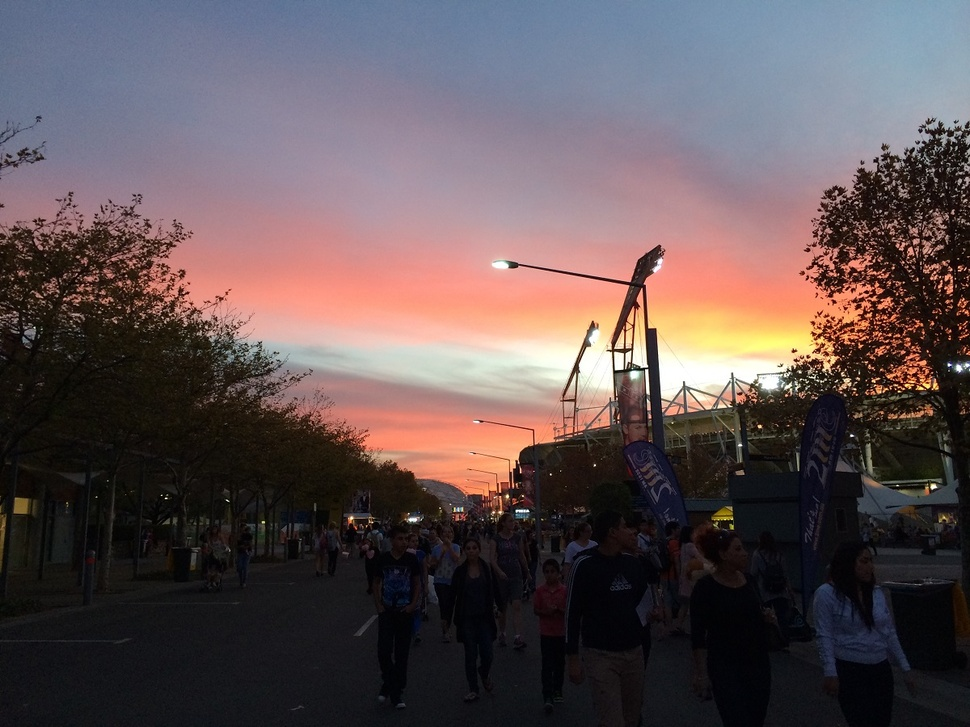
%> input picture test images/1.JPG, 970 x 727 px, shrunk from 1200 x 900 before the run
$ octave main.m   (GNU Octave 9; MATLAB toolbox functions it lacks are replaced by stand-ins)
%> lines starting %> are read from the running program, lines starting %| are printed output that depends on the picture
clc;
clear all
close all
im=imread('test images\1.jpg');
%> im is the input picture: size 727x970x3 uint8; mean R, G, B 95.7, 81.9, 84.1
%im=imread('1.jpg');
figure, imshow(im), title('Original Image')
[row col ch]=size(im);
%> row = 727; col = 970; ch = 3

imhsv=rgb2hsv(im);
%> imhsv: size 727x970x3 double; mean H, S, V 0.453, 0.33, 0.408
h1=imhsv(:,:,1);
s1=imhsv(:,:,2);
v1=imhsv(:,:,3);
figure, subplot(1,3,1),imshow(h1), title('Hue')
subplot(1,3,2),imshow(s1), title('Saturation')
subplot(1,3,3),imshow(v1), title('Intensity')


hsize=15;
sigma1=15;
sigma2=80;
sigma3=250;

H1 = fspecial('gaussian',hsize,sigma1);
H2 = fspecial('gaussian',hsize,sigma2);
H3 = fspecial('gaussian',hsize,sigma3);

img1=conv2(v1,H1,'same');
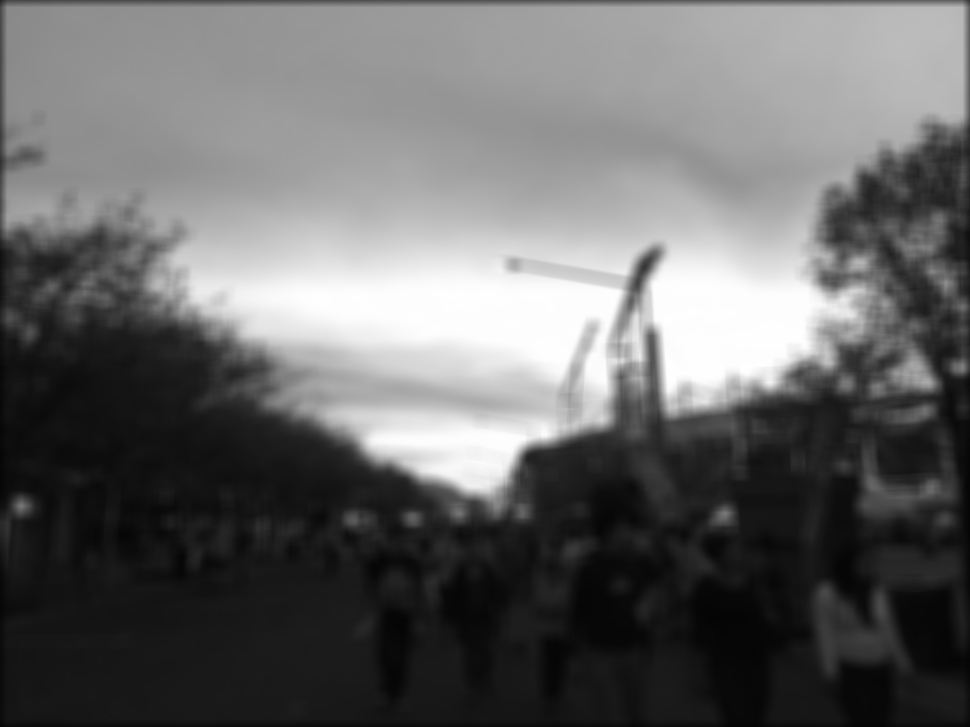
%> img1: size 727x970 double; min 0.0162, max 1, mean 0.406
img2=conv2(v1,H2,'same');
img3=conv2(v1,H3,'same');

figure, subplot(1,3,1),imshow(img1,[]), title('Gaussian 1, sigma=15')
subplot(1,3,2),imshow(img2,[]), title('Gaussian 2,sigma=80')
subplot(1,3,3),imshow(img3,[]), title('Gaussian 3,sigma=250')

imggaus=1/3*img1+1/3*img2+1/3*img3;
figure, imshow(imggaus), title('Multiscale Gaussian')

alpha1=0.9;
k1=alpha1*sum(s1(:))/(row*col);
%> k1 = 0.297
vnew1=v1*(1+k1)./(max(v1,imggaus)+k1);
figure, subplot(1,2,1),imshow(v1);
subplot(1,2,2),imhist(v1)
figure, suptitle('alpha=0.9'),subplot(1,2,1),imshow(vnew1);
subplot(1,2,2),imhist(vnew1);

alpha2=0.7;
k2=alpha2*sum(s1(:))/(row*col);
%> k2 = 0.231
vnew2=v1*(1+k2)./(max(v1,imggaus)+k2);
figure, suptitle('alpha=0.7'),subplot(1,2,1),imshow(vnew2);
subplot(1,2,2),imhist(vnew2);

alpha3=0.5;
k3=alpha3*sum(s1(:))/(row*col);
%> k3 = 0.165
vnew3=v1*(1+k3)./(max(v1,imggaus)+k3);
figure, suptitle('alpha=0.5'),subplot(1,2,1),imshow(vnew3);
subplot(1,2,2),imhist(vnew3);
%> after `imhist(vnew3)`:
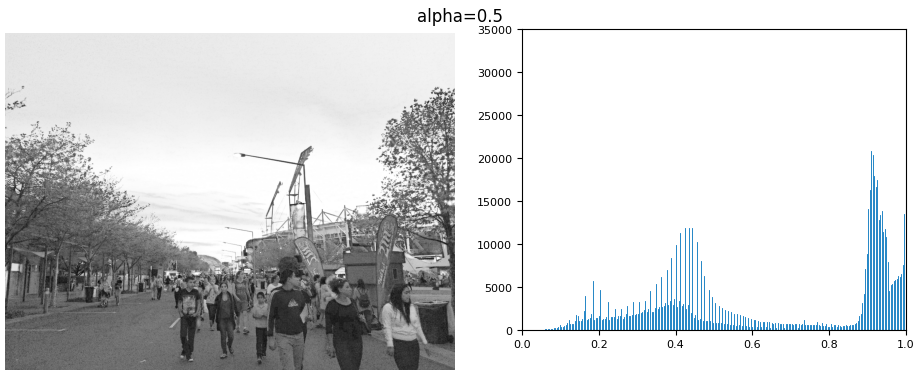
%> figure redrawn from the program's plot data, 2 panels

alpha4=0.3;
k4=alpha4*sum(s1(:))/(row*col);
%> k4 = 0.099
vnew4=v1*(1+k4)./(max(v1,imggaus)+k4);
figure, suptitle('alpha=0.3'),subplot(1,2,1),imshow(vnew4);
subplot(1,2,2),imhist(vnew4);
%> after `imhist(vnew4)`:
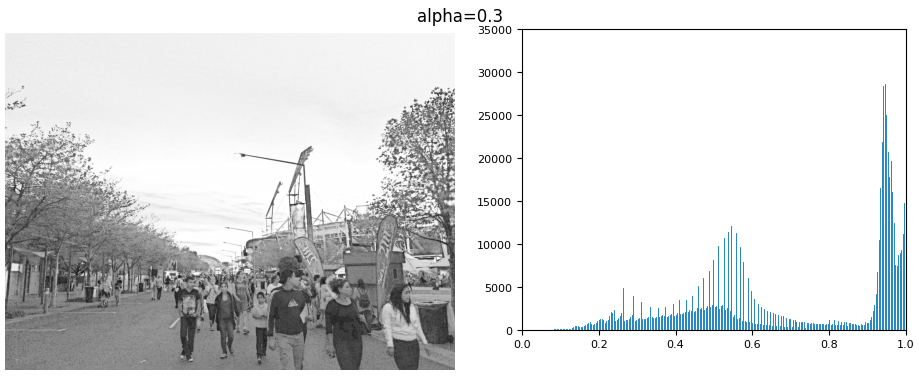
%> figure redrawn from the program's plot data, 2 panels

alpha5=0.1;
k5=alpha5*sum(s1(:))/(row*col);
%> k5 = 0.033
vnew5=v1*(1+k5)./(max(v1,imggaus)+k5);
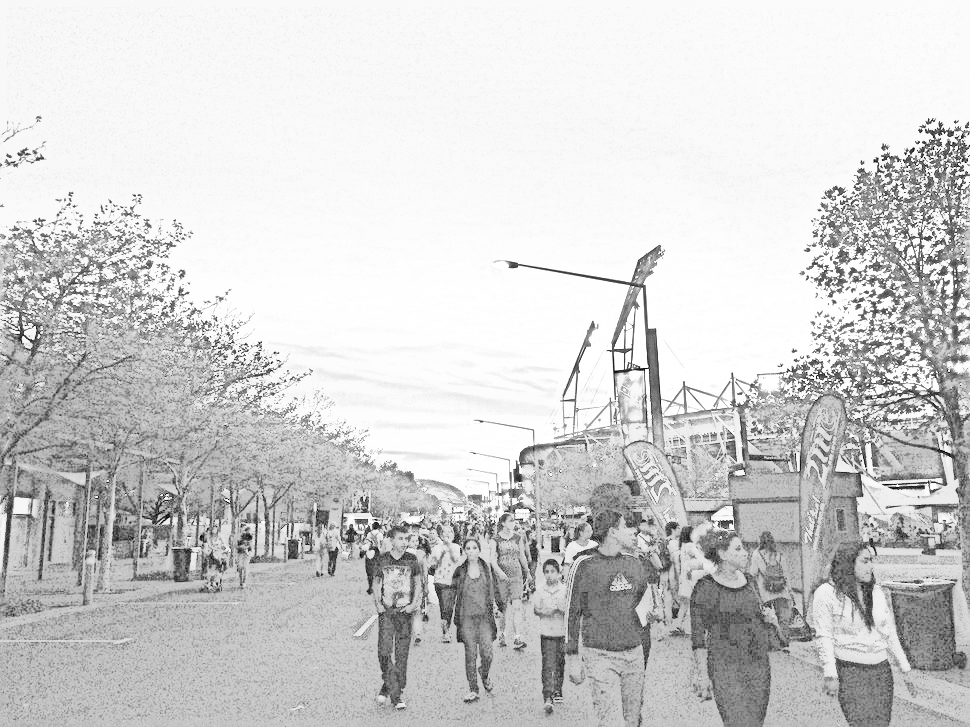
%> vnew5: size 727x970 double; min 0, max 1, mean 0.818
figure, suptitle('alpha=0.1'),subplot(1,2,1),imshow(vnew5);
subplot(1,2,2),imhist(vnew5);
%> after `imhist(vnew5)`:
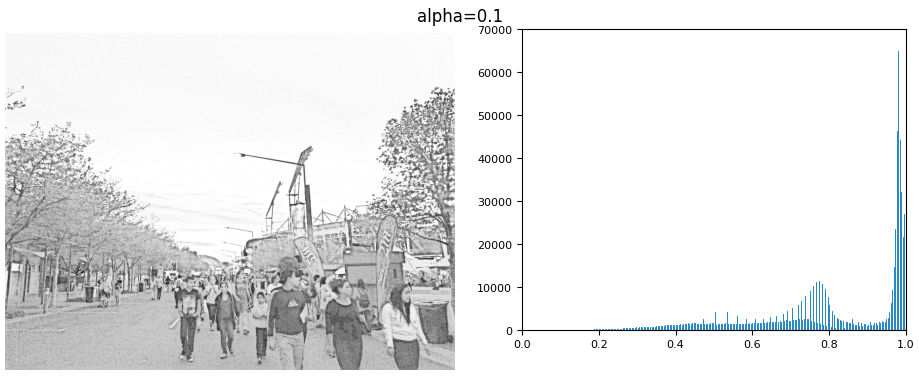
%> figure redrawn from the program's plot data, 2 panels


X1=v1(:)';
X2=vnew5(:)';
X=[X1 X2];
C=cov(X1,X2);
%> C = [0.105 0.0525; 0.0525 0.0403]
[V,D] = eig(C);
%> V = [0.486 -0.874; -0.874 -0.486]; D = [0.0111 0; 0 0.135]
diagD=diag(D);
%> diagD = [0.0111; 0.135]
if diagD(1)>diagD(2)
    V1=V(:,1);
else
    V1=V(:,2);
%> V1 = [-0.874; -0.486]
end

w1=V1(1)/(V1(1)+V1(2));
%> w1 = 0.642
w2=V1(2)/(V1(1)+V1(2));
%> w2 = 0.358

F=w1*v1+w2*vnew5;
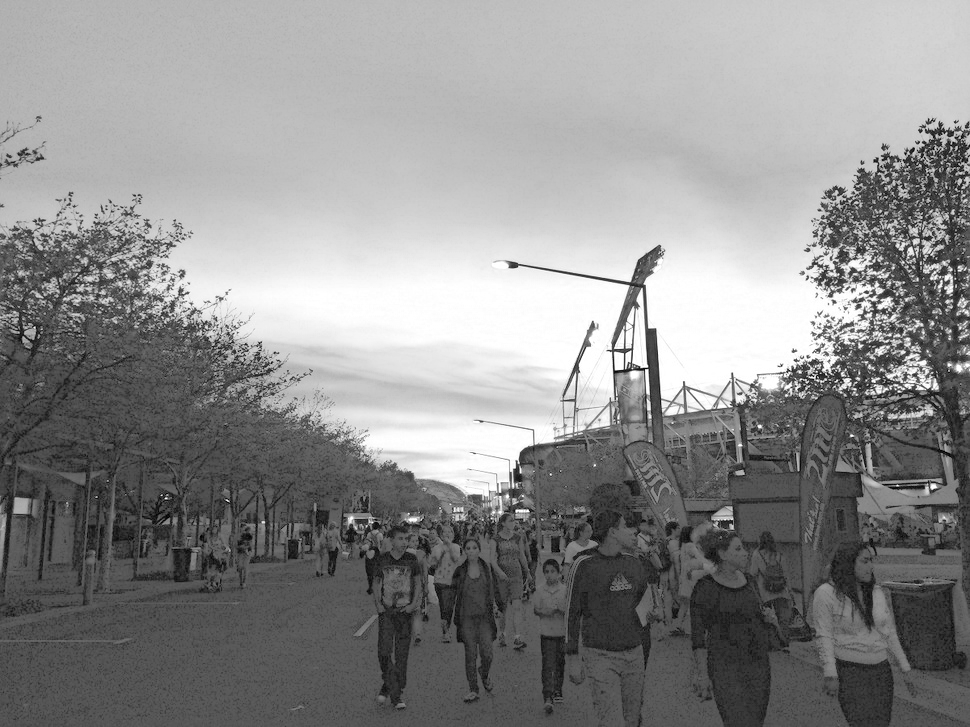
%> F: size 727x970 double; min 0, max 1, mean 0.555
figure, imshow(F), title('Fused Image')

out1(:,:,1)=(h1);
out1(:,:,2)=(s1);
out1(:,:,3)=F;
%> out1: size 727x970x3 double; mean H, S, V 0.453, 0.33, 0.555
Out = hsv2rgb(out1);
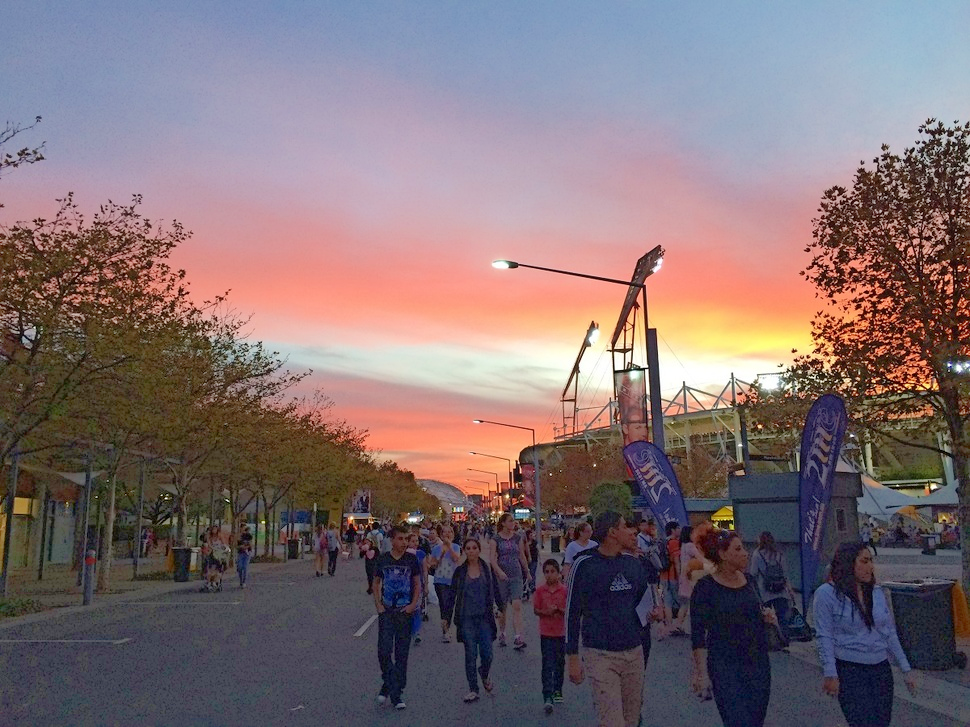
%> Out: size 727x970x3 double; mean R, G, B 0.502, 0.435, 0.452
figure, imshow(Out), title('Output Image')

$ run again, with test images/10.jpg copied over test images/1.JPG
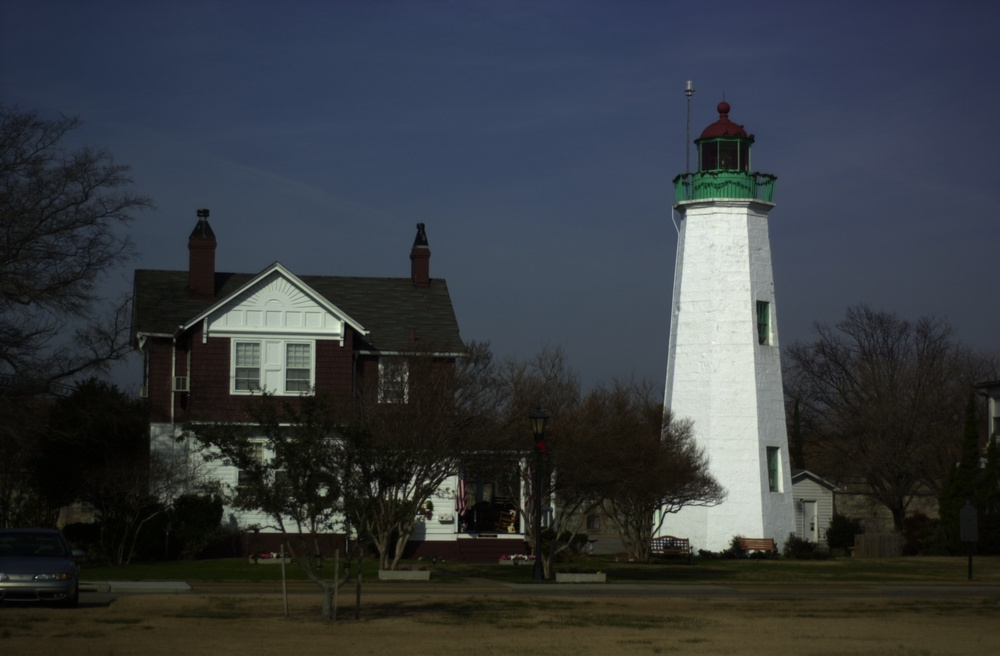
%> input picture test images/10.jpg, 1000 x 656 px, shrunk from 2000 x 1312 before the run
%> im is the input picture: size 656x1000x3 uint8; mean R, G, B 53.6, 58.1, 62.6
%> imhsv: size 656x1000x3 double; mean H, S, V 0.394, 0.348, 0.27
%> k1 = 0.313
%> k2 = 0.243
%> k3 = 0.174
%> k4 = 0.104
%> k5 = 0.0348
%> `imhist(vnew5)`:
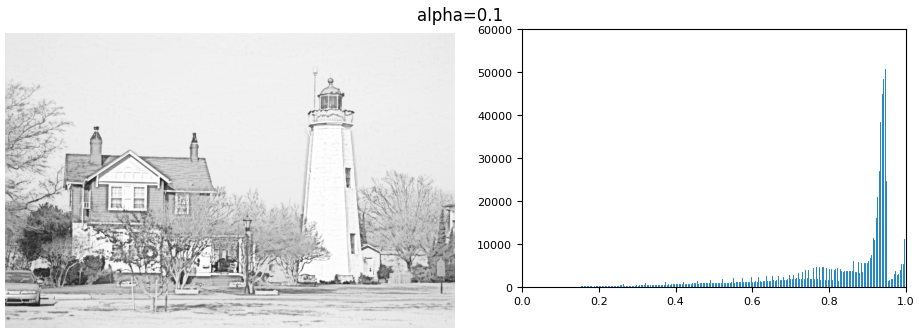
%> figure redrawn from the program's plot data, 2 panels
%> C = [0.0303 0.021; 0.021 0.0291]
%> V = [0.697 -0.717; -0.717 -0.697]; D = [0.00867 0; 0 0.0507]
%> diagD = [0.00867; 0.0507]
%> V1 = [-0.717; -0.697]
%> w1 = 0.507
%> w2 = 0.493
%> out1: size 656x1000x3 double; mean H, S, V 0.394, 0.348, 0.545
%> `Out = hsv2rgb(out1);`:
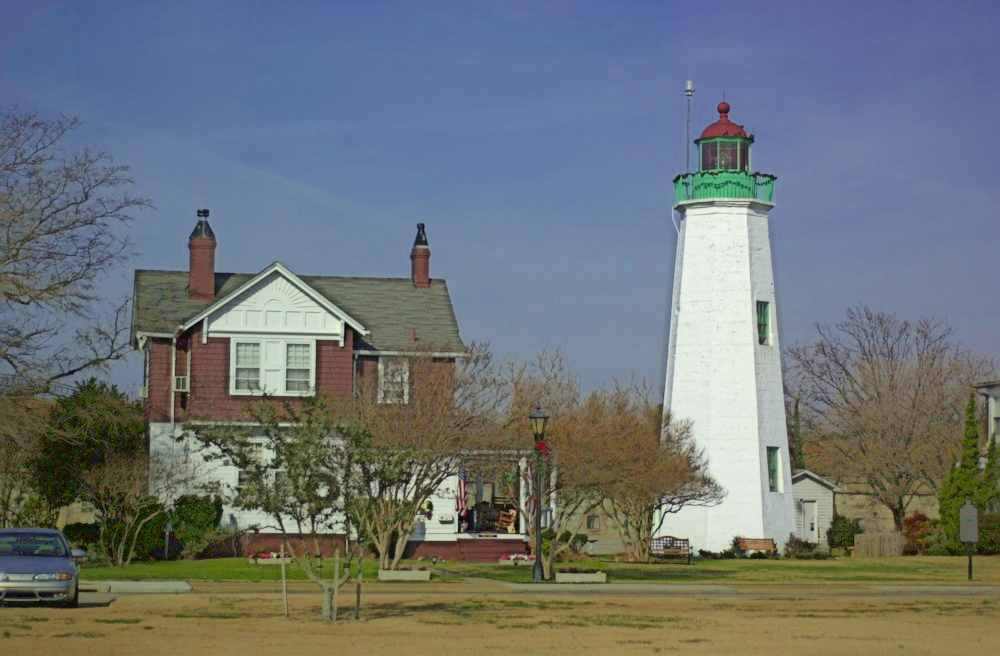
%> Out: size 656x1000x3 double; mean R, G, B 0.432, 0.46, 0.473

$ run again, with test images/11.jpg copied over test images/1.JPG
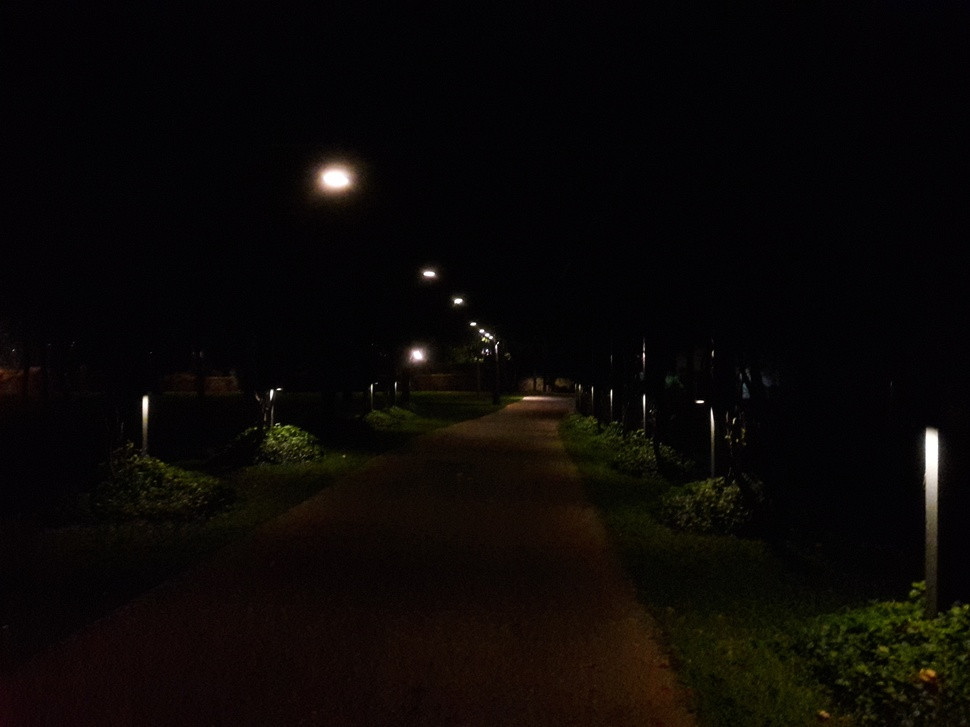
%> input picture test images/11.jpg, 970 x 727 px, shrunk from 4128 x 3096 before the run
%> im is the input picture: size 727x970x3 uint8; mean R, G, B 10.6, 7.6, 6
%> imhsv: size 727x970x3 double; mean H, S, V 0.478, 0.556, 0.0455
%> k1 = 0.5
%> k2 = 0.389
%> k3 = 0.278
%> k4 = 0.167
%> k5 = 0.0556
%> `imhist(vnew5)`:
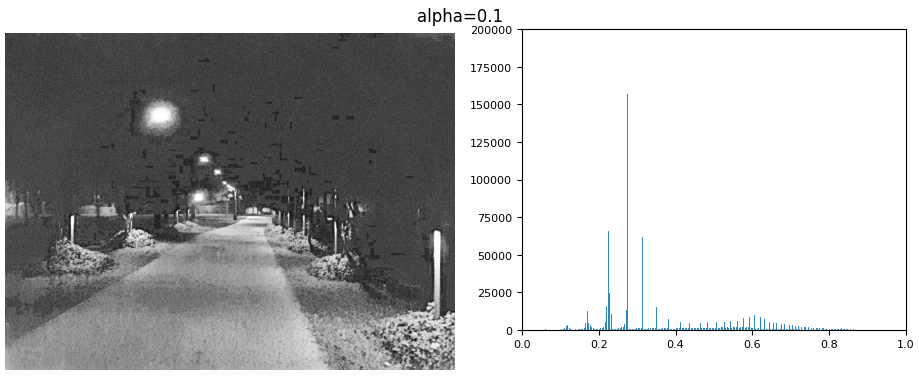
%> figure redrawn from the program's plot data, 2 panels
%> C = [0.0043 0.00879; 0.00879 0.0326]
%> V = [-0.962 0.274; 0.274 0.962]; D = [0.0018 0; 0 0.0351]
%> diagD = [0.0018; 0.0351]
%> V1 = [0.274; 0.962]
%> w1 = 0.222
%> w2 = 0.778
%> out1: size 727x970x3 double; mean H, S, V 0.478, 0.556, 0.3
%> `Out = hsv2rgb(out1);`:
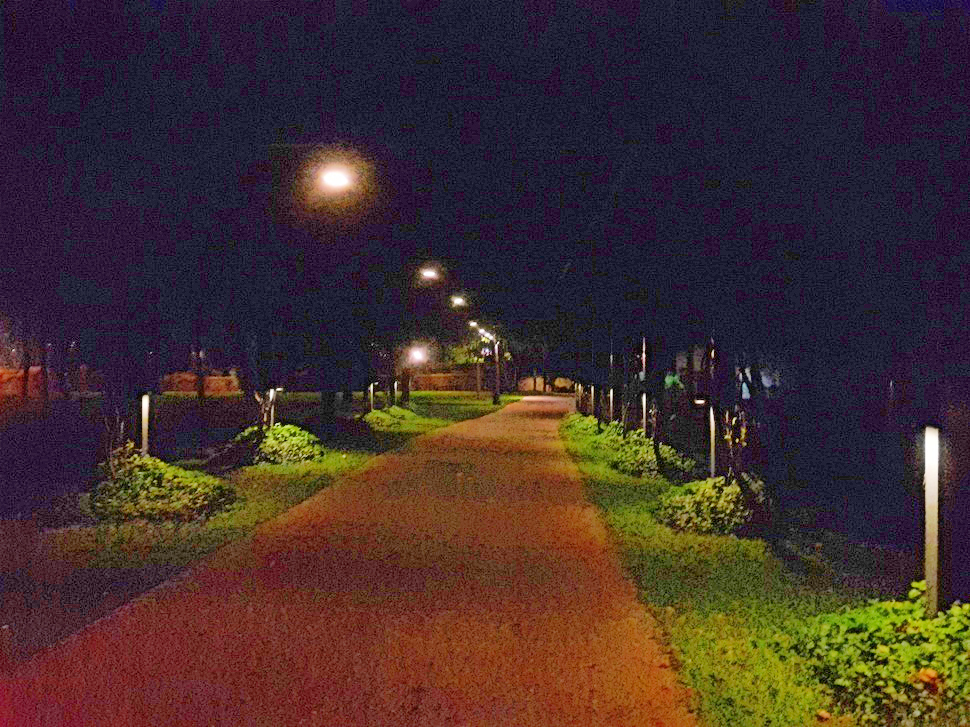
%> Out: size 727x970x3 double; mean R, G, B 0.26, 0.182, 0.179

$ run again, with test images/2.jpg copied over test images/1.JPG
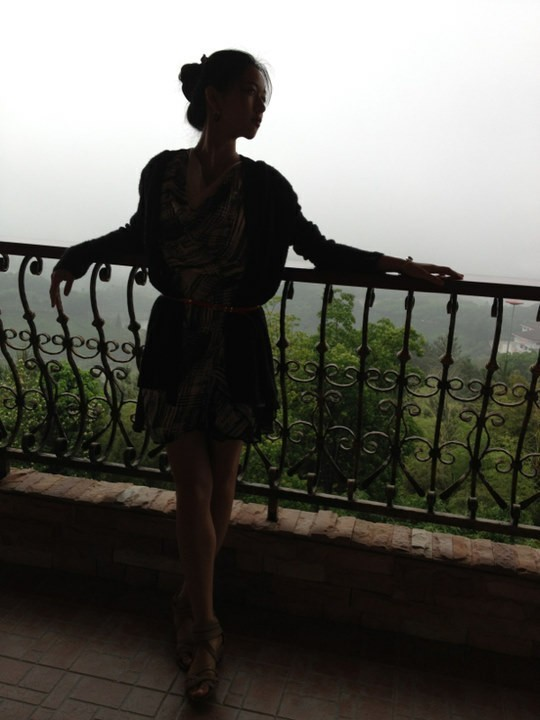
%> input picture test images/2.jpg, 540 x 720 px
%> im is the input picture: size 720x540x3 uint8; mean R, G, B 97.8, 96.4, 90.4
%> imhsv: size 720x540x3 double; mean H, S, V 0.125, 0.255, 0.388
%> k1 = 0.229
%> k2 = 0.178
%> k3 = 0.127
%> k4 = 0.0765
%> k5 = 0.0255
%> C = [0.148 0.0625; 0.0625 0.0488]
%> V = [0.434 -0.901; -0.901 -0.434]; D = [0.0187 0; 0 0.179]
%> diagD = [0.0187; 0.179]
%> V1 = [-0.901; -0.434]
%> w1 = 0.675
%> w2 = 0.325
%> out1: size 720x540x3 double; mean H, S, V 0.125, 0.255, 0.521
%> `Out = hsv2rgb(out1);`:
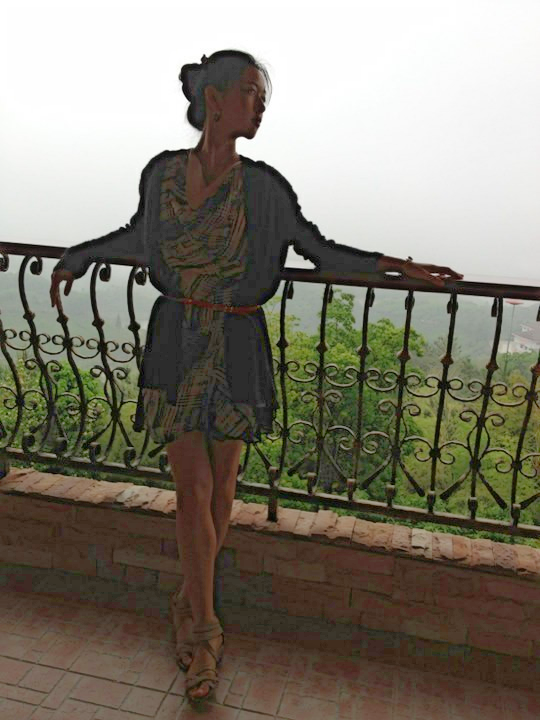
%> Out: size 720x540x3 double; mean R, G, B 0.512, 0.493, 0.441
